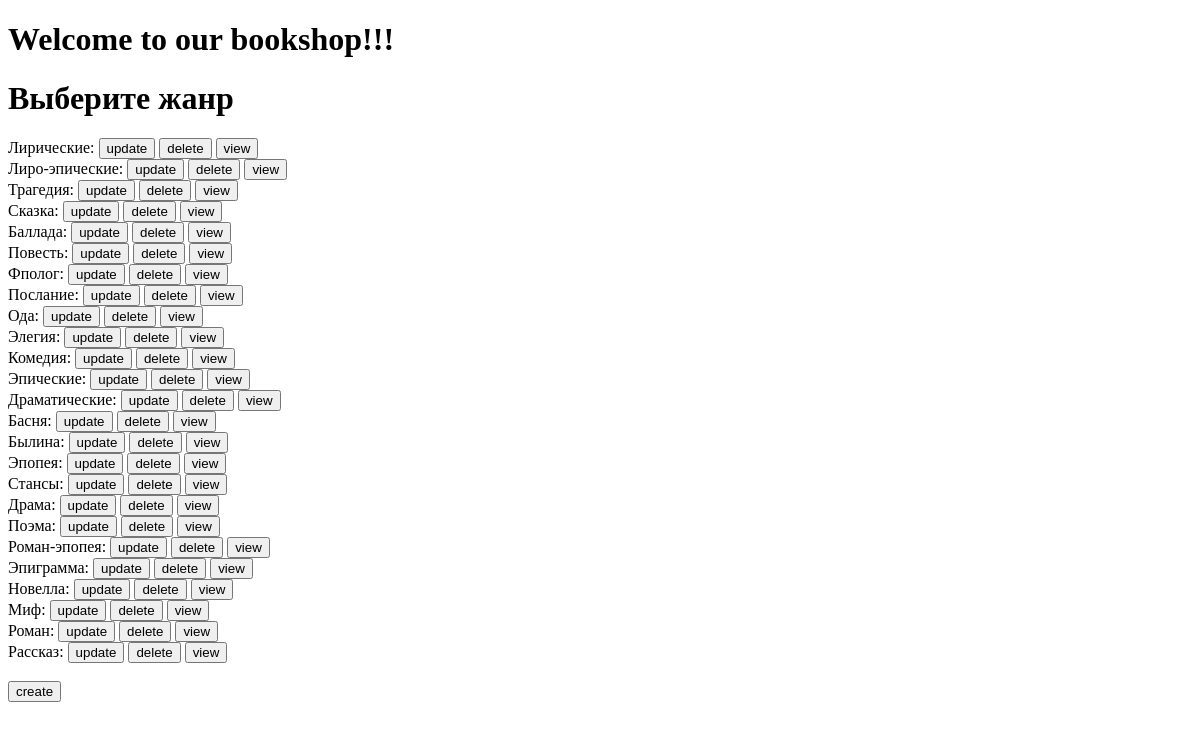
The page /genre/ on the database as committed earlier.
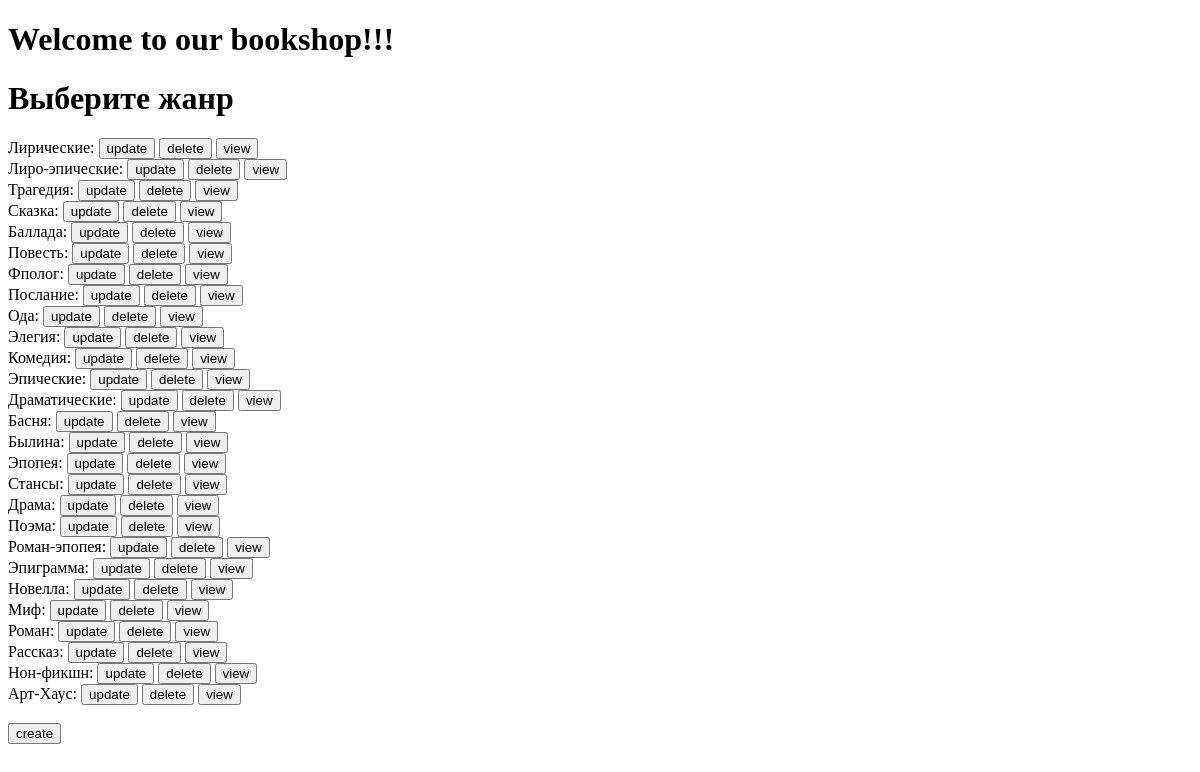
The same page on the database as committed later.
### handbook/models.py (models this page shows, shortened)
class BookGenre(models.Model):  # Жанры (один или несколько жанров
    name = models.CharField(
        'Жанр книги',
        max_length=40
    )
    description = models.TextField(
        'Описание жанра',
        blank=True,
        null=True
    )

### handbook/views.py (the view)
# urls.py: path('genre/', views.ShowGenresView.as_view()),
class ShowGenresView(ListView):
    template_name='handbook/genre_list.html'
    model = BookGenre

### handbook/templates/handbook/genre_list.html (shortened to what this page needs)
<!DOCTYPE html>
<html lang="en">
<head>
</head>
<body>
    <h1>Welcome to our bookshop!!!</h1>
    <h1>Выберите жанр</h1>
    {% for genre in object_list %}
    <span>{{genre.name}}: </span>
    <a href="/genre/updateview/{{genre.pk}}"><button>update</button></a>
    <a href="/genre/deleteview/{{genre.pk}}"><button>delete</button></a>
    <a href="/genre/{{genre.pk}}"><button>view</button></a>
    <br>
    {% endfor %}
    <br>
    <a href="/genre/createview/"><button>create</button></a>
</body>
</html>

Rows that differ between the two databases and show on the page:
added BookGenre: name "Нон-фикшн"
added BookGenre: name "Арт-Хаус"
